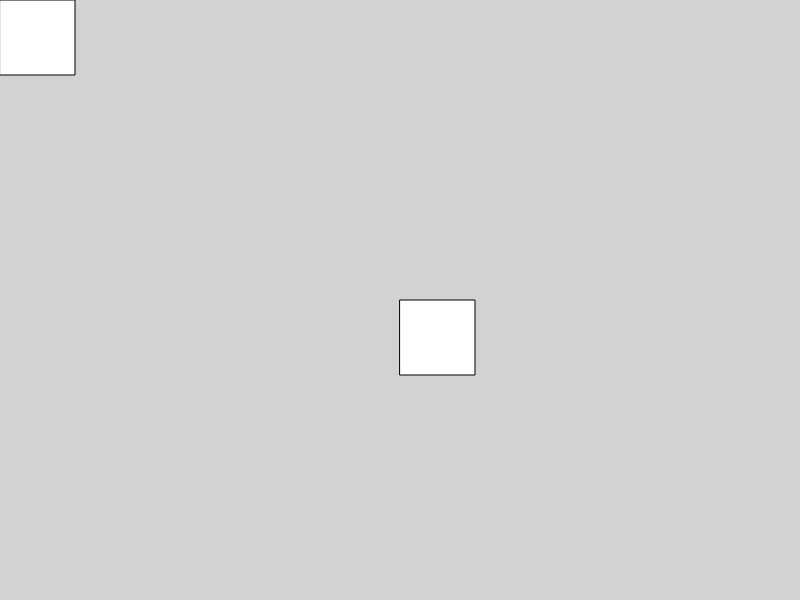
Frame 1 (no input)
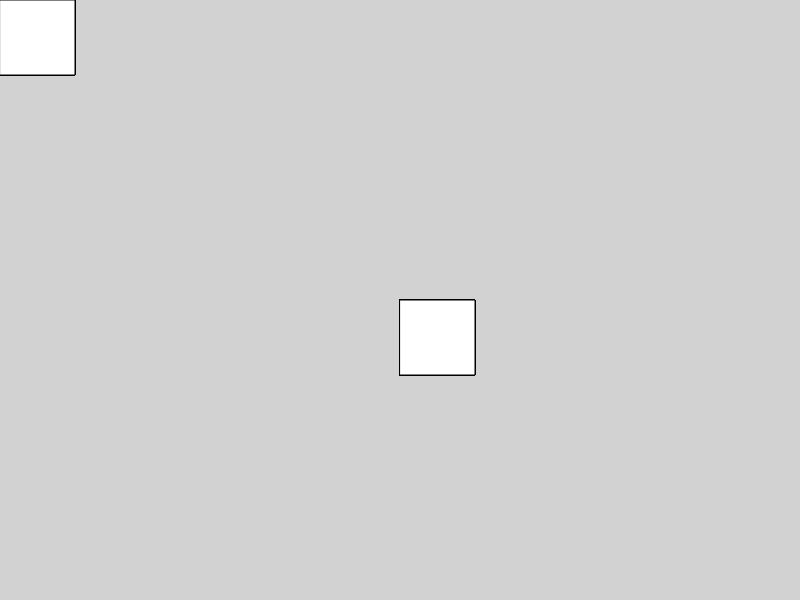
Frame 60 (no input)
Frame 120 (the mouse pressed at the canvas centre since frame 60): identical to frame 60, image omitted

The p5.js sketch that drew these frames (run headless with seeded random() and noise() and a simulated clock; from frame 60 on, the mouse is pressed at the canvas centre):

// p5.js sketch
// ── sketch.js
function setup() {
 createCanvas(800,600)
 background(210)
}

function draw() {
push()
translate(width/2,height/2)
rect(0,0,75,75)
pop()
rect(0,0,75,75)
}
